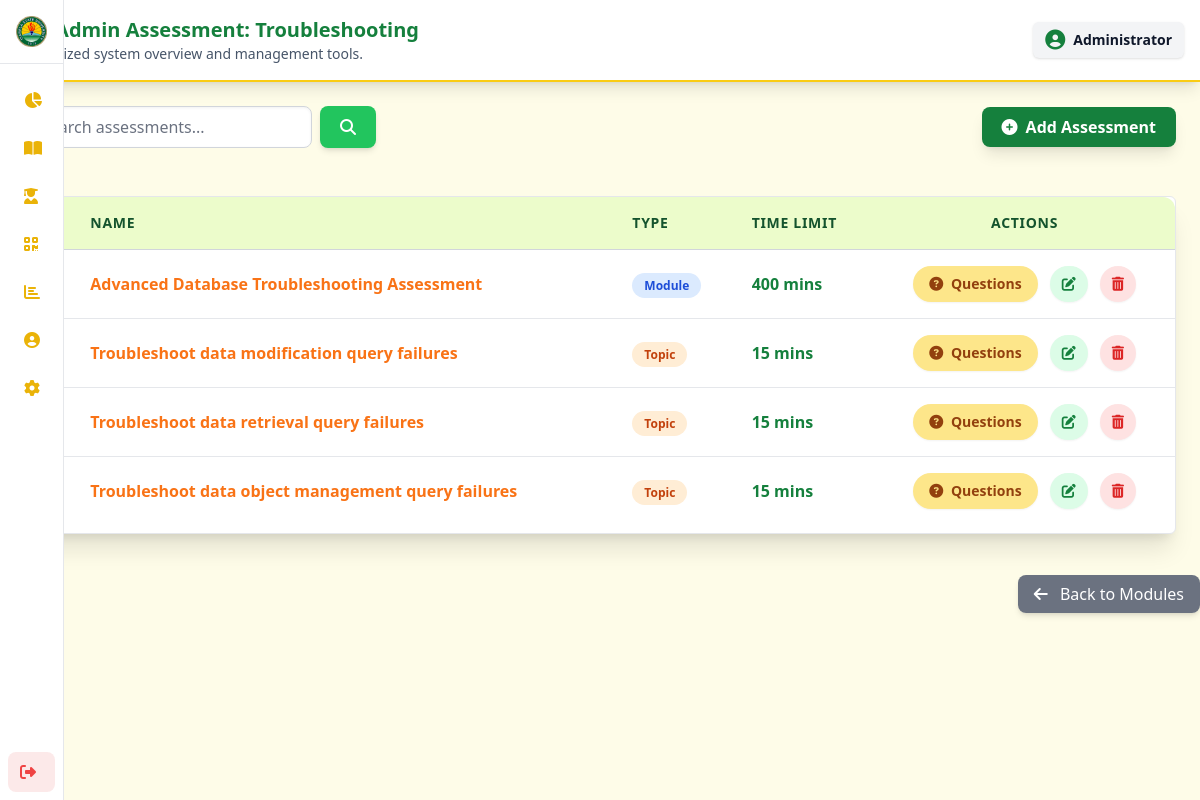
Screenshot of /Admin/assessment.php?topic_id=21&module_id=5 with the database file from the repository.
### tables this page shows
CREATE TABLE `assessments` (
  `id` int(11) NOT NULL AUTO_INCREMENT,
  `name` varchar(255) NOT NULL,
  `type` enum('topic','module','final') NOT NULL,
  `topic_id` int(11) DEFAULT NULL,
  `module_id` int(11) DEFAULT NULL,
  `time_set` int(11) NOT NULL,
  `total_items` int(11) DEFAULT NULL,
  `difficulty` enum('beginner','advance','intermidiate') DEFAULT NULL,
  `course_id` int(11) DEFAULT NULL,
  PRIMARY KEY (`id`),
  KEY `topic_id` (`topic_id`),
  KEY `module_id` (`module_id`),
  KEY `assessments_ibfk_3` (`course_id`),
  CONSTRAINT `assessments_ibfk_1` FOREIGN KEY (`topic_id`) REFERENCES `topics` (`id`) ON DELETE CASCADE,
  CONSTRAINT `assessments_ibfk_2` FOREIGN KEY (`module_id`) REFERENCES `modules` (`id`) ON DELETE CASCADE,
  CONSTRAINT `assessments_ibfk_3` FOREIGN KEY (`course_id`) REFERENCES `courses` (`id`) ON DELETE NO ACTION ON UPDATE NO ACTION
);

### Admin/assessment.php (the view, shortened to what this page needs)
<?php
require __DIR__ . '/../config.php';
$conn->setAttribute(PDO::ATTR_ERRMODE, PDO::ERRMODE_EXCEPTION);
$module_id = isset($_GET['module_id']) ? (int)$_GET['module_id'] : 0;
$course_id = isset($_GET['course_id']) ? (int)$_GET['course_id'] : 0;
$limit = 5;
$page = isset($_GET['page']) ? max(1, (int)$_GET['page']) : 1;
$search = isset($_GET['search']) ? trim($_GET['search']) : '';
$offset = ($page - 1) * $limit;
$sql = "SELECT * FROM assessments WHERE module_id = :mid";
$sql .= " ORDER BY id DESC LIMIT $offset, $limit";
$stmt = $conn->prepare($sql);
$stmt->bindValue(':mid', $module_id, PDO::PARAM_INT);
$stmt->execute();
$assessments = $stmt->fetchAll(PDO::FETCH_ASSOC);
?>
<!DOCTYPE html>
<html lang="en">
<head>
<link rel="stylesheet" href="../output.css">
<link rel="stylesheet" href="https://cdnjs.cloudflare.com/ajax/libs/font-awesome/6.4.0/css/all.min.css"/>
</head>
<body class="bg-[var(--color-main-bg)] min-h-screen flex text-[var(--color-text)]">
<?php include __DIR__ . '/sidebar.php'; ?>
<div class="flex-1 flex flex-col overflow-y-auto">
    <?php include 'header.php';
    renderHeader("ISU Admin Assessment: " . htmlspecialchars($module['title']))?>
    <div class="flex flex-col sm:flex-row justify-between items-center m-6 gap-3">
        <form method="GET" class="flex w-full sm:w-auto gap-2">
            <input
                type="text"
                name="search"
                value="<?= htmlspecialchars($search); ?>"
                placeholder="Search assessments..."
                class="w-full sm:w-72 px-4 py-2 border rounded-lg shadow-inner input-themed focus:ring-[var(--color-heading)] focus:ring-2 transition placeholder-[var(--color-input-placeholder)]"
            >
            <button type="submit"
                class="px-5 py-2 bg-[var(--color-button-primary)] text-white font-bold rounded-lg shadow-md hover:bg-[var(--color-button-primary-hover)] active:scale-95 transition">
                <i class="fas fa-search"></i>
            </button>
        </form>
        <button
            id="openAddAssessment"
            class="flex items-center gap-2 px-5 py-2 w-full sm:w-auto bg-[var(--color-heading)] text-white font-bold rounded-lg shadow-lg hover:bg-[var(--color-button-primary-hover)] transition transform hover:scale-[1.02]"
        >
            <i class="fas fa-plus-circle"></i> Add Assessment
        </button>
    </div>
    <div class="card-bg pb-2 rounded-md m-6 shadow-xl border border-[var(--color-card-border)] overflow-hidden fade-slide">
        <div class="overflow-x-auto">
            <table class="w-full text-left border-collapse">
                <thead>
                    <tr class="bg-[var(--color-card-section-bg)] text-[var(--color-text-on-section)] text-sm uppercase tracking-wider border-b border-[var(--color-card-section-border)]">
                        <th class="p-4 rounded-tl-xl font-bold">#</th>
                        <th class="p-4 font-bold">Name</th>
                        <th class="p-4 font-bold">Type</th>
                        <th class="p-4 font-bold">Time Limit</th>
                        <th class="p-4 rounded-tr-xl font-bold text-center">Actions</th>
                    </tr>
                </thead>
                <tbody class="divide-y divide-[var(--color-card-border)]">
                    <?php if (!empty($assessments)): ?>
                        <?php $i = $offset + 1; foreach ($assessments as $row): ?>
                            <tr class="hover:bg-yellow-50/10 transition duration-150">
                                <td class="p-4 text-[var(--color-text-secondary)]"><?= $i++; ?></td>
                                <td class="p-4 font-semibold text-[var(--color-heading-secondary)]"><?= htmlspecialchars($row['name']); ?></td>
                                <td class="p-4 text-[var(--color-text)]">
                                    <span class="px-3 py-1 rounded-full text-xs font-semibold
                                        <?= $row['type'] == 'module' ? 'bg-blue-100 text-blue-700' : 'bg-orange-100 text-orange-700'; ?>">
                                        <?= ucfirst(htmlspecialchars($row['type'])); ?>
                                    </span>
                                </td>
                                <td class="p-4 text-[var(--color-heading)] font-bold"><?= (int)$row['time_set']; ?> mins</td>
                                <td class="p-4 flex justify-center gap-3">
                                    <a href="../Admin/questions.php?assessment_id=<?= $row['id']; ?>&module_id=<?= $module_id; ?>&course_id=<?= $course_id; ?>"
                                        class="px-4 py-2 text-sm font-semibold bg-[var(--color-button-secondary)] text-[var(--color-button-secondary-text)] rounded-full hover:bg-yellow-200 transition shadow-sm" title="Manage Questions">
                                        <i class="fas fa-question-circle mr-1"></i> Questions
                                    </a>
                                    <button
                                        class="px-3 py-2 text-sm font-medium bg-green-100 text-green-700 rounded-full hover:bg-green-200 transition shadow-sm editAssessmentBtn"
                                        data-id="<?= $row['id']; ?>"
                                        data-name="<?= htmlspecialchars($row['name']); ?>"
                                        data-type="<?= htmlspecialchars($row['type']); ?>"
                                        data-time="<?= $row['time_set']; ?>" title="Edit Assessment">
                                        <i class="fas fa-edit"></i>
                                    </button>
                                    <a href="assessment_code.php?action=delete&id=<?= $row['id']; ?>&module_id=<?= $module_id; ?>&course_id=<?= $course_id; ?>"
                                        onclick="return confirm('Are you sure you want to delete this assessment?');"
                                        class="px-3 py-2 text-sm font-medium bg-red-100 text-red-600 rounded-full hover:bg-red-200 transition shadow-sm" title="Delete Assessment">
                                        <i class="fas fa-trash-alt"></i>
                                    </a>
                                </td>
                            </tr>
                        <?php endforeach; ?>
                    <?php else: ?>
                        <tr>
                            <td colspan="5" class="p-6 text-center text-[var(--color-text-secondary)] font-medium"><i class="fas fa-exclamation-circle mr-2"></i> No assessments found.</td>
                        </tr>
                    <?php endif; ?>
                </tbody>
            </table>
        </div>
    </div>
    <div class="mt-6 text-right">
        <a href="module.php?course_id=<?= $course_id; ?>"
            class="bg-gray-500 text-white px-4 py-2 rounded-lg hover:bg-gray-600 transition font-medium shadow-md">
            <i class="fas fa-arrow-left mr-2"></i> Back to Modules
        </a>
    </div>
</div>
</body>
</html>

### Admin/assessment.php (style rules this page uses)
.card-bg { background-color: var(--color-card-bg); border: 1px solid var(--color-card-border); }
.input-themed { background-color: var(--color-input-bg); border: 1px solid var(--color-input-border); color: var(--color-input-text); box-shadow: inset 0 1px 3px rgba(0,0,0,0.06); }
.fade-slide { opacity: 0; transform: translateY(20px); transition: opacity .8s ease, transform .8s ease; }
.fade-slide.show { opacity: 1; transform: translateY(0); }

### rows the page displays
assessments: name "Advanced Database Troubleshooting Assessment", type "Module", time_set "400"
assessments: name "Troubleshoot data modification query failures", type "Topic", time_set "15"
assessments: name "Troubleshoot data retrieval query failures", type "Topic", time_set "15"
assessments: name "Troubleshoot data object management query failures", type "Topic", time_set "15"

### other values shown
$title "ISU Admin Assessment: Troubleshooting"
